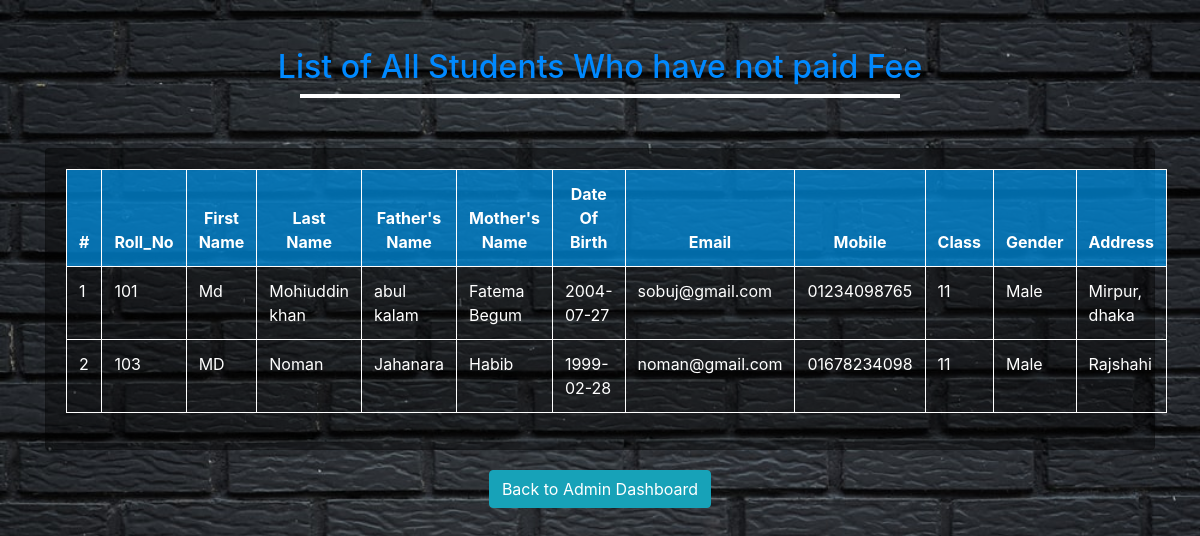
The page /nonpaidstudent.php on the database its author committed.
### tables this page shows
CREATE TABLE `students` (
  `id` int(11) NOT NULL,
  `roll_no` int(20) NOT NULL,
  `fname` varchar(30) NOT NULL,
  `lname` varchar(30) NOT NULL,
  `mother_name` varchar(30) NOT NULL,
  `father_name` varchar(30) NOT NULL,
  `dob` varchar(20) NOT NULL,
  `email` varchar(30) NOT NULL,
  `password` varchar(30) NOT NULL,
  `mobile` varchar(20) NOT NULL,
  `class` varchar(20) NOT NULL,
  `address` varchar(40) NOT NULL,
  `gender` varchar(20) NOT NULL,
  `fee_status` varchar(20) NOT NULL
);

### app/database.php (called while the page is built, shortened)
<?php
function connect(){
    return new mysqli(HOST,USER,PASS,DB);
}
?>

### nonpaidstudent.php (the view, shortened to what this page needs)
<!DOCTYPE html>
<html lang="en">
<head>
   <link rel="stylesheet" href="assets/css/all.min.css">
   <link rel="stylesheet" href="assets/css/fontawesome.min.css">
	<link rel="stylesheet" href="assets/css/bootstrap.min.css">
    <link rel="stylesheet" href="assets/css/viewstudent.css">
	<link rel="stylesheet" href="assets/css/responsive.css">
</head>
<body>
    <?php
        $get=connect()->query("SELECT * FROM students where fee_status LIKE '0'");
     ?>
    <div class="container">
    <h2 class="text-center mt-5" style="color:#0089ff;">List of All Students Who have not paid Fee</h2>
    <span style="width:600px; border:2px solid white;margin:0 auto;display:block;"></span>
        <div class="card">
            <div class="card-body">
            <table class="table">
  <thead>
      <th>#</th>
      <th>Roll_No</th>
      <th>First Name</th>
      <th>Last Name</th>
      <th>Father's Name</th>
      <th>Mother's Name</th>
      <th>Date Of Birth</th>
      <th>Email</th>
      <th>Mobile</th>
      <th>Class</th>
      <th>Gender</th>
      <th>Address</th>
  </thead>
  <?php
  $i=1;
  while($get_all=$get->fetch_object()): ?>
    <tr>
      <td><?php echo $i ;$i=$i+1;?></td>
      <td><?php echo $get_all->roll_no; ?></td>
      <td><?php echo $get_all->fname; ?></td>
      <td><?php echo $get_all->lname; ?></td>
      <td><?php echo $get_all->father_name; ?></td>
      <td><?php echo $get_all->mother_name; ?></td>
      <td><?php echo $get_all->dob; ?></td>
      <td><?php echo $get_all->email; ?></td>
       <td><?php echo $get_all->mobile; ?></td>
      <td><?php echo $get_all->class; ?></td>
      <td><?php echo $get_all->gender; ?></td>
      <td><?php echo $get_all->address; ?></td>
    </tr>
    <?php endwhile; ?>
</table>
  </div>
        </div>
        <div class="btnn">
        <a href="admindashboard.php" class="btn btn-info" type="button">Back to Admin Dashboard</a>
  </div>
    </div>
</body>
</html>

### assets/css/viewstudent.css (style rules this page uses)
* { padding:0px; margin:0px; }
body { background:url("../../media/b5.jpg"); background-repeat: no-repeat; background-size: cover; }
.card { margin-top:50px; background-color:#00000069; }
.table { border:1px solid white; }
.table thead th { background-color:#00a1ffa6; border:1px solid white; color:white; font-weight:700; text-align: center; }
.table td { color:white; border:1px solid white; }
.btnn { display:block; margin-top:20px; text-align: center; margin-bottom:20px; }

### rows shown on the page
students: roll_no "101", fname "Md", lname "Mohiuddin khan", father_name "abul kalam", mother_name "Fatema Begum", dob "2004-07-27", email "sobuj@gmail.com", mobile "01234098765", class "11", gender "Male", address "Mirpur, dhaka"
students: roll_no "103", fname "MD", lname "Noman", father_name "Jahanara", mother_name "Habib", dob "1999-02-28", email "noman@gmail.com", mobile "01678234098", class "11", gender "Male", address "Rajshahi"
